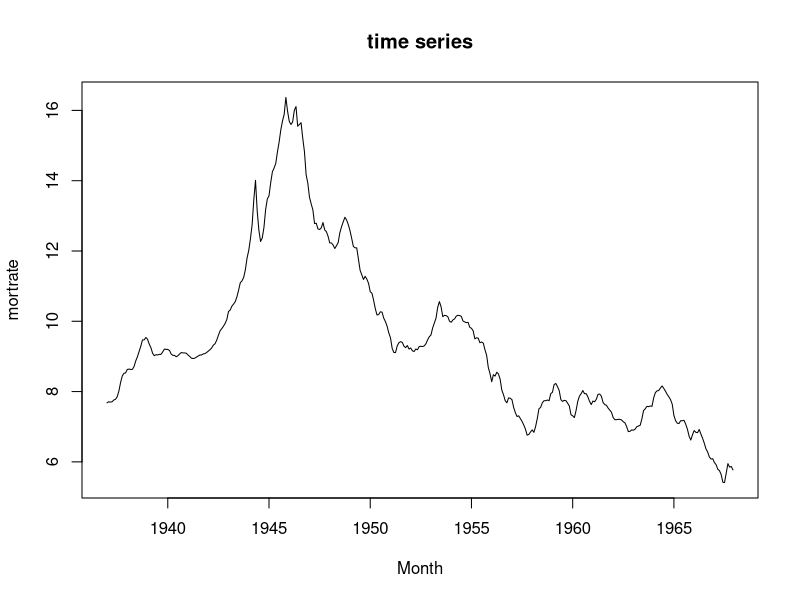
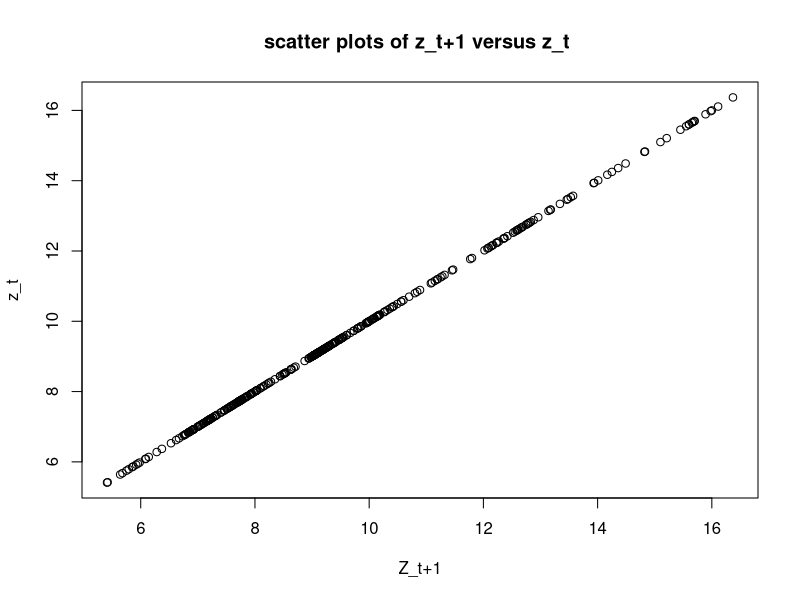
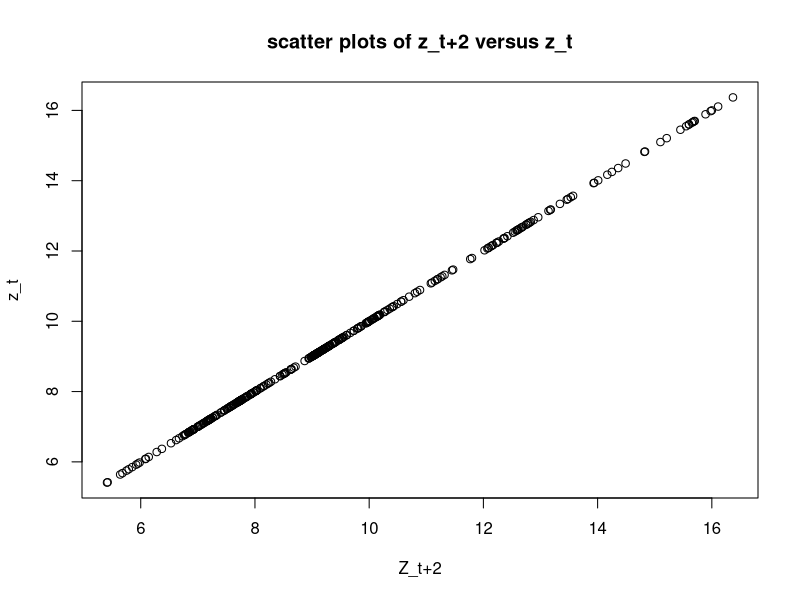
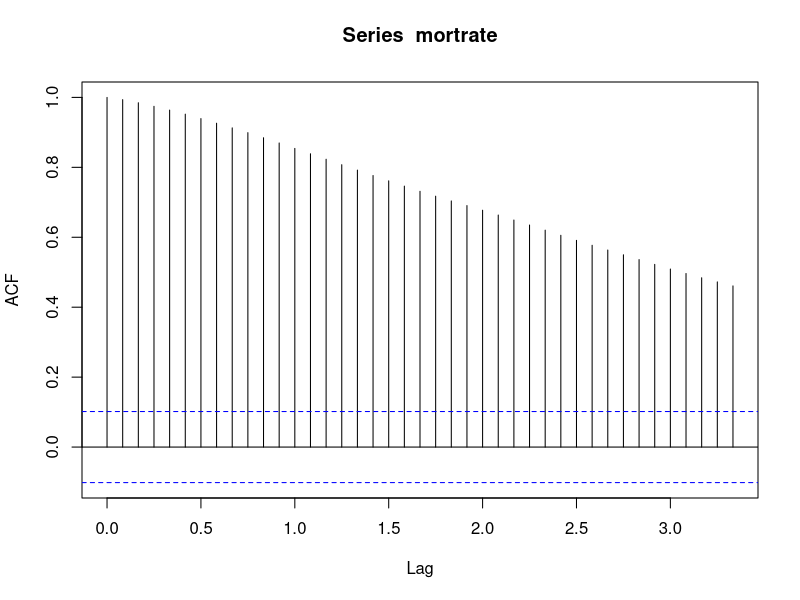
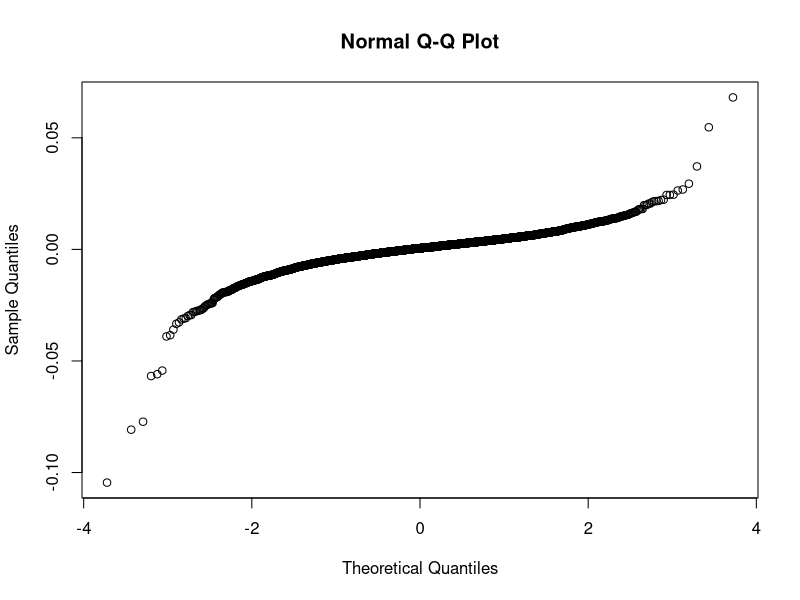
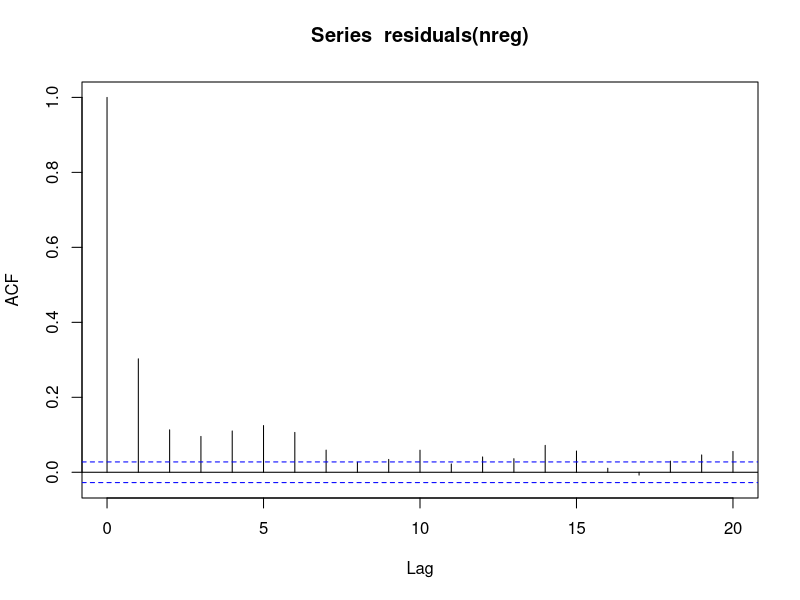
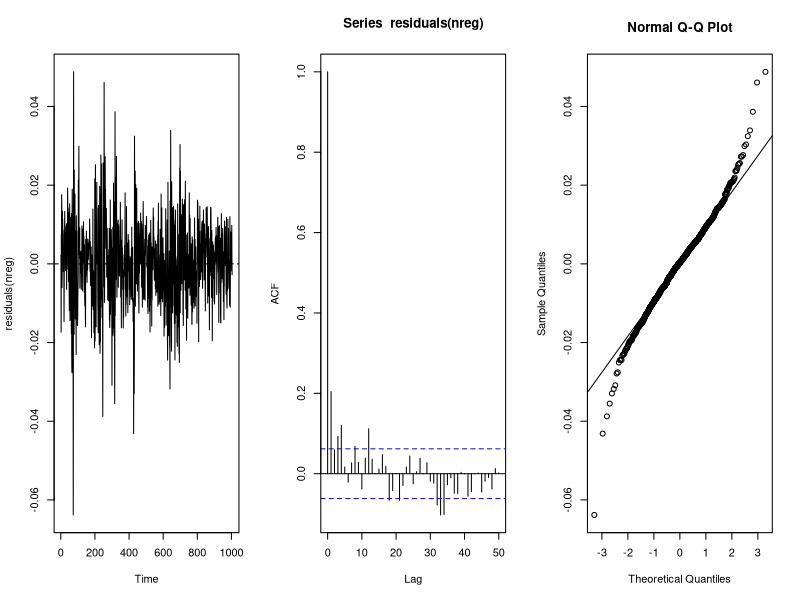

The R script that drew these images, in order:
## ---- chunk 1
##-- second column is monthly interest rate for conventional single-family mortgage.
Mort = read.csv("MortBond.txt",head = T, sep="");
mortrate = ts(Mort[,2],start = 1937,freq =12);
ts.plot(mortrate,gpars = list(xlab = "Month", ylab = "mortrate"),main = "time series")
z01 = tail(mortrate,-1)
z02 = tail(mortrate,-2)
z1 = head(mortrate,-1)
z2 = head(mortrate,-2)
plot(z1, z01,xlab = "Z_t+1",ylab = "z_t",main="scatter plots of z_t+1 versus z_t ")
plot(z2, z02,xlab = "Z_t+2",ylab = "z_t",main="scatter plots of z_t+2 versus z_t")
## ---- chunk 2
 acf(mortrate,lag.max = 40)
## ---- chunk 3
crsp = read.csv("DEWRet.csv",skip = 11,header = T)
ret = ts(crsp[,7],start = 1980,freq = 365)
T = length(ret);t=1:T
week0 = 3:5; week1 = rep(1:5,1010);week2 = 1:3
week = c(week0,week1,week2)
w = factor(week)
nreg = lm(ret~t+w)
qqnorm(residuals(nreg))
acf(residuals(nreg), lag.max = 20)
## ---- chunk 4
sp = read.csv("SP.csv",skip = 7, header = T)
ret = ts(sp[,2],start = 2000, freq = 1004/4)
T = length(ret); t = 1:T
week1 = rep(1:5,200);week2 = 1:4
week = c(week1,week2)
w = factor(week)
nreg = lm(ret~t+w)
par(mfrow = c(1, 3))
ts.plot(residuals(nreg)); abline(h=0, lty=2)
acf(residuals(nreg), lag.max = 50)
qqnorm(residuals(nreg)); qqline(residuals(nreg))
